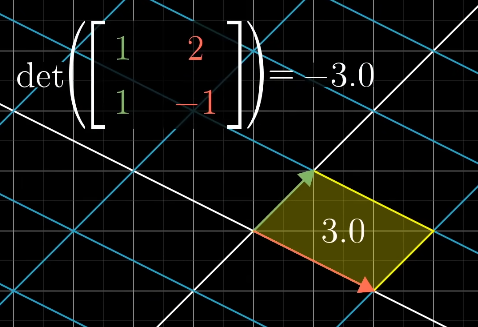
#> input picture Math/Linear Algebra/Determinant/images/det.png, 478 x 327 px
$ jupyter execute --allow-errors determinant.ipynb
#> lines starting #> are read from the running program, lines starting #| are printed output that depends on the picture
1. [Determinant](#determinant)

#### Determinant:
- after ```transformation of vector```, the area can ```increase```, ```decrease```, or still be the ```same```
- tellls us about the ```factor of change``` in ```area of basis vector i^``` and ```j^``` after transformation in terms of unit vector scale is represented in ```magnitude```
    - ```det(A) = 3``` (factor of change in ```magnitude```)
- ```-ve sign``` in ```determinant``` means ```orientation```
    - consider flemming left hand rule and after orientation consider the flemming right hand rule
- in 3D dimension, it explains the ```volume of change``` after transformation (shape called ```parallelepiped```)

Note:
- ```factor of change of area``` in ```1 grid square``` will be the ```same``` for ```other grid``` as per the ```property``` of ```linear transformation```
- if ```transformation``` squishes the basis vectors onto ```overlapping``` line, then ```determinant = 0```

[cell 1]
from PIL import Image
from IPython.display import display

img = Image.open('images/det.png')
#> img is the input picture: PIL image 478x327 RGBA; mean R, G, B, A 17.7, 19.1, 14.4, 255
new_image = img.resize((280, 180))
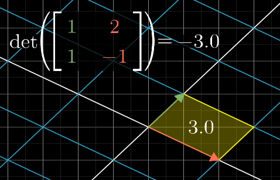
#> new_image: PIL image 280x180 RGBA; mean R, G, B, A 18.2, 19.6, 14.9, 255
display(new_image)

img = Image.open('images/det1.png')
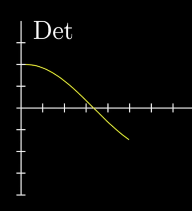
#> input picture Math/Linear Algebra/Determinant/images/det1.png, 192 x 211 px
#> img is the input picture: PIL image 192x211 RGBA; mean R, G, B, A 5.1, 5.1, 4.5, 255
new_image = img.resize((220, 240))
#> new_image: PIL image 220x240 RGBA
display(new_image)

img = Image.open('images/det2.png')
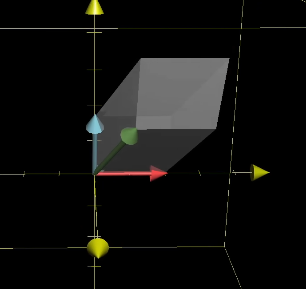
#> input picture Math/Linear Algebra/Determinant/images/det2.png, 306 x 289 px
#> img is the input picture: PIL image 306x289 RGBA; mean R, G, B, A 15.5, 15.3, 13.8, 255
new_image = img.resize((300, 240))
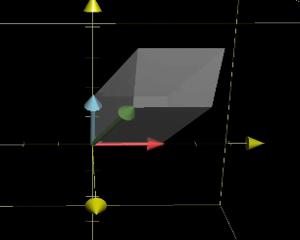
#> new_image: PIL image 300x240 RGBA; mean R, G, B, A 15.6, 15.4, 13.8, 255
display(new_image)

- to calculate the determinants
    - last image shows the calculations for determinants in 3D
- Scenarios for various det values: (initial A = 1)
    - ```det(A) > 1```: expand
    - ```det(A) < 1```: shrink
    - ```det(A) = 1```: change shape not area
    - ```det(A) = 0```: collapsing into a line or a single point
    - ```det(A) < 0```: orientation
- ```det(M1M2) = det(M1) det(M2)```

[cell 2]
img = Image.open('images/det3.png')
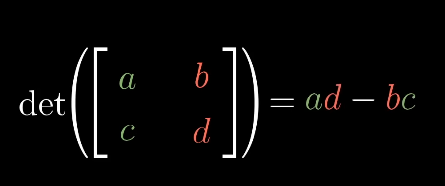
#> input picture Math/Linear Algebra/Determinant/images/det3.png, 445 x 186 px
#> img is the input picture: PIL image 445x186 RGBA; mean R, G, B, A 7.6, 7, 6.7, 255
new_image = img.resize((330, 140))
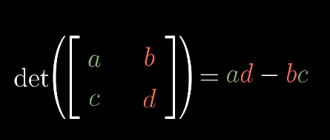
#> new_image: PIL image 330x140 RGBA; mean R, G, B, A 7.6, 7, 6.8, 255
display(new_image)

img = Image.open('images/det4.png')
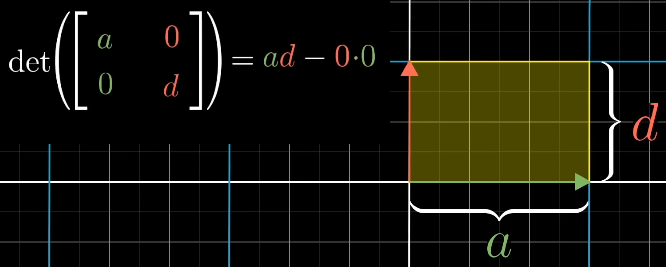
#> input picture Math/Linear Algebra/Determinant/images/det4.png, 666 x 267 px
#> img is the input picture: PIL image 666x267 RGBA; mean R, G, B, A 19.8, 19.2, 9.9, 255
new_image = img.resize((380, 140))
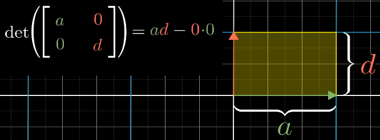
#> new_image: PIL image 380x140 RGBA; mean R, G, B, A 20, 19.5, 10.2, 255
display(new_image)

img = Image.open('images/det5.png')
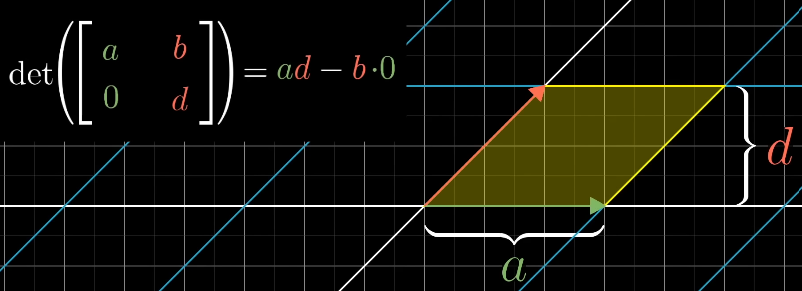
#> input picture Math/Linear Algebra/Determinant/images/det5.png, 802 x 291 px
#> img is the input picture: PIL image 802x291 RGBA; mean R, G, B, A 17.7, 17.7, 10.6, 255
new_image = img.resize((450, 180))
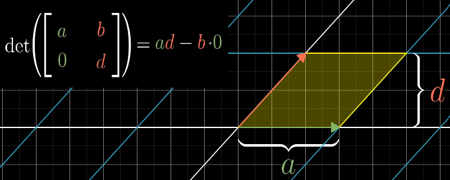
#> new_image: PIL image 450x180 RGBA; mean R, G, B, A 18, 18, 10.9, 255
display(new_image)

#> (the rest of this cell did not finish here and is left out)
